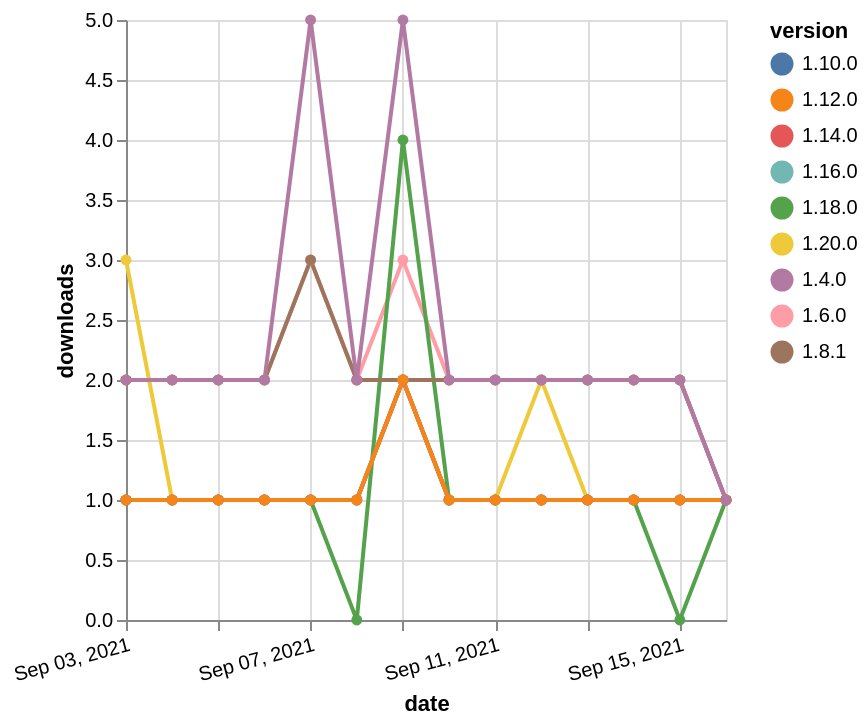

Source (Vega-Lite JSON):
### Vega-Lite specification from a JSON file in a GitHub repository (floating-point values rounded to 4 significant figures)
{"$schema": "https://vega.github.io/schema/vega-lite/v5.json", "description": "A simple bar chart with embedded data.", "data": {"values": [{"date": "2021-09-03", "total": 2614, "delta": 2, "version": "1.6.0"}, {"date": "2021-09-04", "total": 2616, "delta": 2, "version": "1.6.0"}, {"date": "2021-09-05", "total": 2618, "delta": 2, "version": "1.6.0"}, {"date": "2021-09-06", "total": 2620, "delta": 2, "version": "1.6.0"}, {"date": "2021-09-07", "total": 2623, "delta": 3, "version": "1.6.0"}, {"date": "2021-09-08", "total": 2625, "delta": 2, "version": "1.6.0"}, {"date": "2021-09-09", "total": 2628, "delta": 3, "version": "1.6.0"}, {"date": "2021-09-10", "total": 2630, "delta": 2, "version": "1.6.0"}, {"date": "2021-09-11", "total": 2632, "delta": 2, "version": "1.6.0"}, {"date": "2021-09-12", "total": 2634, "delta": 2, "version": "1.6.0"}, {"date": "2021-09-13", "total": 2636, "delta": 2, "version": "1.6.0"}, {"date": "2021-09-14", "total": 2638, "delta": 2, "version": "1.6.0"}, {"date": "2021-09-15", "total": 2640, "delta": 2, "version": "1.6.0"}, {"date": "2021-09-16", "total": 2641, "delta": 1, "version": "1.6.0"}, {"date": "2021-09-03", "total": 189, "delta": 1, "version": "1.18.0"}, {"date": "2021-09-04", "total": 190, "delta": 1, "version": "1.18.0"}, {"date": "2021-09-05", "total": 191, "delta": 1, "version": "1.18.0"}, {"date": "2021-09-06", "total": 192, "delta": 1, "version": "1.18.0"}, {"date": "2021-09-07", "total": 193, "delta": 1, "version": "1.18.0"}, {"date": "2021-09-08", "total": 193, "delta": 0, "version": "1.18.0"}, {"date": "2021-09-09", "total": 197, "delta": 4, "version": "1.18.0"}, {"date": "2021-09-10", "total": 198, "delta": 1, "version": "1.18.0"}, {"date": "2021-09-11", "total": 199, "delta": 1, "version": "1.18.0"}, {"date": "2021-09-12", "total": 200, "delta": 1, "version": "1.18.0"}, {"date": "2021-09-13", "total": 201, "delta": 1, "version": "1.18.0"}, {"date": "2021-09-14", "total": 202, "delta": 1, "version": "1.18.0"}, {"date": "2021-09-15", "total": 202, "delta": 0, "version": "1.18.0"}, {"date": "2021-09-16", "total": 203, "delta": 1, "version": "1.18.0"}, {"date": "2021-09-03", "total": 242, "delta": 1, "version": "1.10.0"}, {"date": "2021-09-04", "total": 243, "delta": 1, "version": "1.10.0"}, {"date": "2021-09-05", "total": 244, "delta": 1, "version": "1.10.0"}, {"date": "2021-09-06", "total": 245, "delta": 1, "version": "1.10.0"}, {"date": "2021-09-07", "total": 246, "delta": 1, "version": "1.10.0"}, {"date": "2021-09-08", "total": 247, "delta": 1, "version": "1.10.0"}, {"date": "2021-09-09", "total": 249, "delta": 2, "version": "1.10.0"}, {"date": "2021-09-10", "total": 250, "delta": 1, "version": "1.10.0"}, {"date": "2021-09-11", "total": 251, "delta": 1, "version": "1.10.0"}, {"date": "2021-09-12", "total": 252, "delta": 1, "version": "1.10.0"}, {"date": "2021-09-13", "total": 253, "delta": 1, "version": "1.10.0"}, {"date": "2021-09-14", "total": 254, "delta": 1, "version": "1.10.0"}, {"date": "2021-09-15", "total": 255, "delta": 1, "version": "1.10.0"}, {"date": "2021-09-16", "total": 256, "delta": 1, "version": "1.10.0"}, {"date": "2021-09-03", "total": 130, "delta": 3, "version": "1.20.0"}, {"date": "2021-09-04", "total": 131, "delta": 1, "version": "1.20.0"}, {"date": "2021-09-05", "total": 132, "delta": 1, "version": "1.20.0"}, {"date": "2021-09-06", "total": 133, "delta": 1, "version": "1.20.0"}, {"date": "2021-09-07", "total": 134, "delta": 1, "version": "1.20.0"}, {"date": "2021-09-08", "total": 135, "delta": 1, "version": "1.20.0"}, {"date": "2021-09-09", "total": 137, "delta": 2, "version": "1.20.0"}, {"date": "2021-09-10", "total": 138, "delta": 1, "version": "1.20.0"}, {"date": "2021-09-11", "total": 139, "delta": 1, "version": "1.20.0"}, {"date": "2021-09-12", "total": 141, "delta": 2, "version": "1.20.0"}, {"date": "2021-09-13", "total": 142, "delta": 1, "version": "1.20.0"}, {"date": "2021-09-14", "total": 143, "delta": 1, "version": "1.20.0"}, {"date": "2021-09-15", "total": 144, "delta": 1, "version": "1.20.0"}, {"date": "2021-09-16", "total": 145, "delta": 1, "version": "1.20.0"}, {"date": "2021-09-03", "total": 166, "delta": 1, "version": "1.16.0"}, {"date": "2021-09-04", "total": 167, "delta": 1, "version": "1.16.0"}, {"date": "2021-09-05", "total": 168, "delta": 1, "version": "1.16.0"}, {"date": "2021-09-06", "total": 169, "delta": 1, "version": "1.16.0"}, {"date": "2021-09-07", "total": 170, "delta": 1, "version": "1.16.0"}, {"date": "2021-09-08", "total": 171, "delta": 1, "version": "1.16.0"}, {"date": "2021-09-09", "total": 173, "delta": 2, "version": "1.16.0"}, {"date": "2021-09-10", "total": 174, "delta": 1, "version": "1.16.0"}, {"date": "2021-09-11", "total": 175, "delta": 1, "version": "1.16.0"}, {"date": "2021-09-12", "total": 176, "delta": 1, "version": "1.16.0"}, {"date": "2021-09-13", "total": 177, "delta": 1, "version": "1.16.0"}, {"date": "2021-09-14", "total": 178, "delta": 1, "version": "1.16.0"}, {"date": "2021-09-15", "total": 179, "delta": 1, "version": "1.16.0"}, {"date": "2021-09-16", "total": 180, "delta": 1, "version": "1.16.0"}, {"date": "2021-09-03", "total": 2273, "delta": 2, "version": "1.8.1"}, {"date": "2021-09-04", "total": 2275, "delta": 2, "version": "1.8.1"}, {"date": "2021-09-05", "total": 2277, "delta": 2, "version": "1.8.1"}, {"date": "2021-09-06", "total": 2279, "delta": 2, "version": "1.8.1"}, {"date": "2021-09-07", "total": 2282, "delta": 3, "version": "1.8.1"}, {"date": "2021-09-08", "total": 2284, "delta": 2, "version": "1.8.1"}, {"date": "2021-09-09", "total": 2286, "delta": 2, "version": "1.8.1"}, {"date": "2021-09-10", "total": 2288, "delta": 2, "version": "1.8.1"}, {"date": "2021-09-11", "total": 2290, "delta": 2, "version": "1.8.1"}, {"date": "2021-09-12", "total": 2292, "delta": 2, "version": "1.8.1"}, {"date": "2021-09-13", "total": 2294, "delta": 2, "version": "1.8.1"}, {"date": "2021-09-14", "total": 2296, "delta": 2, "version": "1.8.1"}, {"date": "2021-09-15", "total": 2298, "delta": 2, "version": "1.8.1"}, {"date": "2021-09-16", "total": 2299, "delta": 1, "version": "1.8.1"}, {"date": "2021-09-03", "total": 188, "delta": 1, "version": "1.14.0"}, {"date": "2021-09-04", "total": 189, "delta": 1, "version": "1.14.0"}, {"date": "2021-09-05", "total": 190, "delta": 1, "version": "1.14.0"}, {"date": "2021-09-06", "total": 191, "delta": 1, "version": "1.14.0"}, {"date": "2021-09-07", "total": 192, "delta": 1, "version": "1.14.0"}, {"date": "2021-09-08", "total": 193, "delta": 1, "version": "1.14.0"}, {"date": "2021-09-09", "total": 195, "delta": 2, "version": "1.14.0"}, {"date": "2021-09-10", "total": 196, "delta": 1, "version": "1.14.0"}, {"date": "2021-09-11", "total": 197, "delta": 1, "version": "1.14.0"}, {"date": "2021-09-12", "total": 198, "delta": 1, "version": "1.14.0"}, {"date": "2021-09-13", "total": 199, "delta": 1, "version": "1.14.0"}, {"date": "2021-09-14", "total": 200, "delta": 1, "version": "1.14.0"}, {"date": "2021-09-15", "total": 201, "delta": 1, "version": "1.14.0"}, {"date": "2021-09-16", "total": 202, "delta": 1, "version": "1.14.0"}, {"date": "2021-09-03", "total": 193, "delta": 1, "version": "1.12.0"}, {"date": "2021-09-04", "total": 194, "delta": 1, "version": "1.12.0"}, {"date": "2021-09-05", "total": 195, "delta": 1, "version": "1.12.0"}, {"date": "2021-09-06", "total": 196, "delta": 1, "version": "1.12.0"}, {"date": "2021-09-07", "total": 197, "delta": 1, "version": "1.12.0"}, {"date": "2021-09-08", "total": 198, "delta": 1, "version": "1.12.0"}, {"date": "2021-09-09", "total": 200, "delta": 2, "version": "1.12.0"}, {"date": "2021-09-10", "total": 201, "delta": 1, "version": "1.12.0"}, {"date": "2021-09-11", "total": 202, "delta": 1, "version": "1.12.0"}, {"date": "2021-09-12", "total": 203, "delta": 1, "version": "1.12.0"}, {"date": "2021-09-13", "total": 204, "delta": 1, "version": "1.12.0"}, {"date": "2021-09-14", "total": 205, "delta": 1, "version": "1.12.0"}, {"date": "2021-09-15", "total": 206, "delta": 1, "version": "1.12.0"}, {"date": "2021-09-16", "total": 207, "delta": 1, "version": "1.12.0"}, {"date": "2021-09-03", "total": 3726, "delta": 2, "version": "1.4.0"}, {"date": "2021-09-04", "total": 3728, "delta": 2, "version": "1.4.0"}, {"date": "2021-09-05", "total": 3730, "delta": 2, "version": "1.4.0"}, {"date": "2021-09-06", "total": 3732, "delta": 2, "version": "1.4.0"}, {"date": "2021-09-07", "total": 3737, "delta": 5, "version": "1.4.0"}, {"date": "2021-09-08", "total": 3739, "delta": 2, "version": "1.4.0"}, {"date": "2021-09-09", "total": 3744, "delta": 5, "version": "1.4.0"}, {"date": "2021-09-10", "total": 3746, "delta": 2, "version": "1.4.0"}, {"date": "2021-09-11", "total": 3748, "delta": 2, "version": "1.4.0"}, {"date": "2021-09-12", "total": 3750, "delta": 2, "version": "1.4.0"}, {"date": "2021-09-13", "total": 3752, "delta": 2, "version": "1.4.0"}, {"date": "2021-09-14", "total": 3754, "delta": 2, "version": "1.4.0"}, {"date": "2021-09-15", "total": 3756, "delta": 2, "version": "1.4.0"}, {"date": "2021-09-16", "total": 3757, "delta": 1, "version": "1.4.0"}]}, "width": "container", "mark": {"type": "line", "point": {"filled": true}}, "encoding": {"x": {"field": "date", "type": "temporal", "timeUnit": "yearmonthdate", "title": "date", "axis": {"labelAngle": -15}}, "y": {"field": "delta", "type": "quantitative", "title": "downloads"}, "color": {"field": "version", "type": "nominal"}, "tooltip": {"field": "delta"}}}
